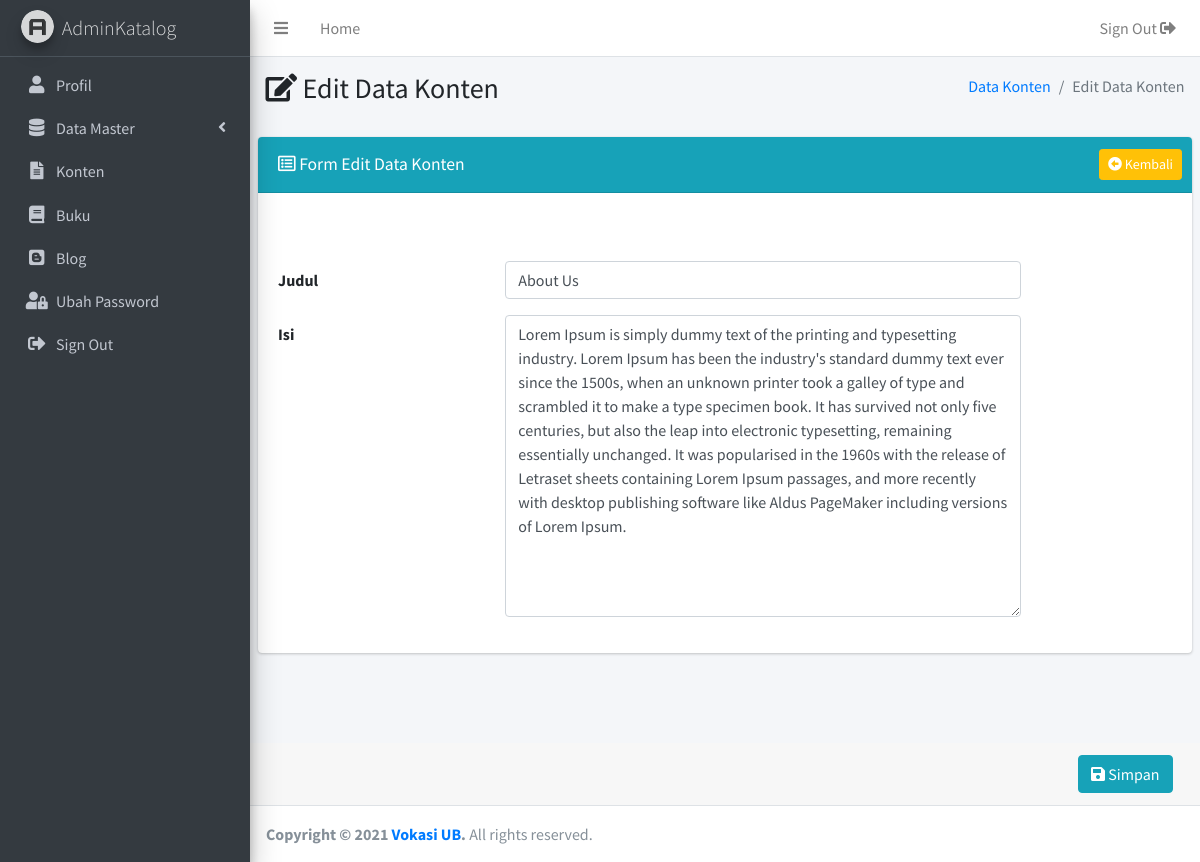
Screenshot of /admin/editkonten.php?data=1 with the database file from the repository.
### tables this page shows
CREATE TABLE `konten` (
  `id_konten` int(11) NOT NULL,
  `judul` varchar(255) DEFAULT NULL,
  `isi` text DEFAULT NULL,
  `tanggal` date NOT NULL DEFAULT '1999-01-01'
);

### admin/editkonten.php (the view, shortened to what this page needs)
<?php
  include('../koneksi/koneksi.php');
  if(isset($_GET['data'])){
   $id_konten = $_GET['data'];
    $sql_b = "SELECT `judul`,`isi` FROM `konten` WHERE `id_konten`=$id_konten";
    $query_b = mysqli_query($koneksi,$sql_b);
    while($data_b = mysqli_fetch_row($query_b)){
       $judul = $data_b[0];
       $isi = $data_b[1];
    }
  }
?>
<!DOCTYPE html>
<html>
<head>
<?php include("includes/head.php") ?>
</head>
<body class="hold-transition sidebar-mini layout-fixed">
<div class="wrapper">
<?php include("includes/header.php") ?>
  <?php include("includes/sidebar.php") ?>
  <div class="content-wrapper">
    <section class="content-header">
      <div class="container-fluid">
        <div class="row mb-2">
          <div class="col-sm-6">
            <h3><i class="fas fa-edit"></i> Edit Data Konten</h3>
          </div>
          <div class="col-sm-6">
            <ol class="breadcrumb float-sm-right">
              <li class="breadcrumb-item"><a href="konten.php">Data Konten</a></li>
              <li class="breadcrumb-item active">Edit Data Konten</li>
            </ol>
          </div>
        </div>
      </div>
    </section>
    <section class="content">
    <div class="card card-info">
      <div class="card-header">
        <h3 class="card-title"style="margin-top:5px;"><i class="far fa-list-alt">
        </i> Form Edit Data Konten</h3>
        <div class="card-tools">
          <a href="konten.php" class="btn btn-sm btn-warning float-right">
          <i class="fas fa-arrow-alt-circle-left"></i> Kembali</a>
        </div>
      </div>
      <form class="form-horizontal" method="post" action="konfirmasieditkonten.php">
        <div class="card-body">
          <div class="form-group row">
            <label for="nim" class="col-sm-3 col-form-label">Judul</label>
            <div class="col-sm-7">
              <input type="text" class="form-control" name="judul" id="judul" value="<?= $judul ?>" required>
            </div>
          </div>
          <div class="form-group row">
            <label for="sinopsis" class="col-sm-3 col-form-label">Isi</label>
            <div class="col-sm-7">
              <textarea class="form-control" name="isi" id="editor1" rows="12" required><?= $isi ?></textarea>
            </div>
          </div>
          </div>
        </div>
      </div>
        <div class="card-footer">
          <div class="col-sm-12">
            <button type="submit" class="btn btn-info float-right"><i class="fas fa-save"></i> Simpan</button>
          </div>
        </div>
    </div>
  <?php include("includes/footer.php") ?>
</body>
</html>

### admin/includes/head.php (style rules this page uses)
.card-body { overflow-x:auto; }

### rows the page displays
konten: judul "About Us", isi "Lorem Ipsum is simply dummy text of the printing and typesetting industry. Lorem Ipsum has been the industry's standard dummy text ever since the 1500s, when an unknown printer took a galley of type and scrambled it to make a type specimen book. It has survived not only five centuries, but also the leap into electronic typesetting, remaining essentially unchanged. It was popularised in the 1960s with the release of Letraset sheets containing Lorem Ipsum passages, and more recently with desktop publishing software like Aldus PageMaker including versions of Lorem Ipsum."
